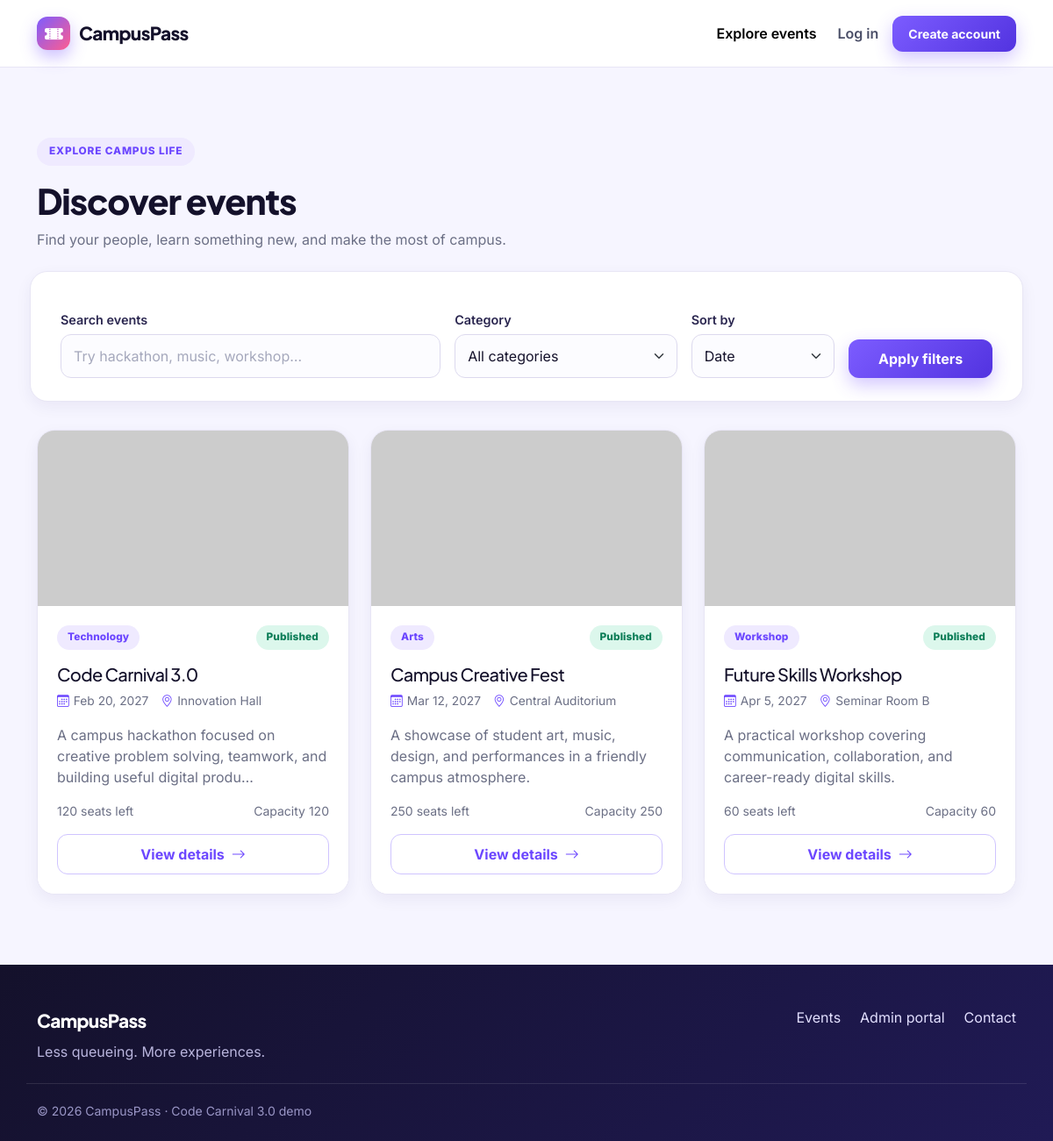
Screenshot of /events.php with the database file from the repository.
### tables this page shows
CREATE TABLE events (id BIGINT UNSIGNED AUTO_INCREMENT PRIMARY KEY,title VARCHAR(200) NOT NULL,category VARCHAR(80) NOT NULL DEFAULT 'Other',description TEXT NOT NULL,venue VARCHAR(200) NOT NULL,event_date DATE NOT NULL,start_time TIME NOT NULL,end_time TIME NULL,capacity INT UNSIGNED NOT NULL,organiser VARCHAR(160) NULL,rules TEXT NULL,image_url VARCHAR(1000) NULL,status ENUM('draft','published','closed','cancelled') NOT NULL DEFAULT 'draft',registration_start DATETIME NULL,registration_end DATETIME NULL,created_by BIGINT UNSIGNED NULL,created_at TIMESTAMP NOT NULL DEFAULT CURRENT_TIMESTAMP,updated_at TIMESTAMP NULL DEFAULT NULL ON UPDATE CURRENT_TIMESTAMP,INDEX idx_events_date_status(event_date,status),INDEX idx_events_category(category),CONSTRAINT fk_events_admin FOREIGN KEY(created_by) REFERENCES admin_users(id) ON DELETE SET NULL);

### includes/functions.php (called while the page is built, shortened)
<?php
function e($v): string { return htmlspecialchars((string)$v, ENT_QUOTES | ENT_SUBSTITUTE, 'UTF-8'); }
function event_image(?string $path): string { return $path ?: 'https://images.unsplash.com/photo-1540575467063-178a50c2df87?auto=format&fit=crop&w=1000&q=80'; }

### events.php (the view)
<?php require_once __DIR__.'/includes/auth.php'; $pageTitle='Explore events'; $q=trim($_GET['q']??'');$cat=trim($_GET['category']??'');$sort=($_GET['sort']??'date')==='title'?'e.title':'e.event_date';$sql="SELECT e.*,(SELECT COUNT(*) FROM registrations r WHERE r.event_id=e.id AND r.status='valid') registered_count FROM events e WHERE e.status IN ('published','closed','cancelled')";$params=[];if($q!==''){$sql.=' AND (e.title LIKE ? OR e.description LIKE ? OR e.venue LIKE ?)';$params=["%$q%","%$q%","%$q%"]; }if($cat!==''){$sql.=' AND e.category=?';$params[]=$cat;}$sql.=" ORDER BY $sort ASC";$st=$pdo->prepare($sql);$st->execute($params);$events=$st->fetchAll();$cats=$pdo->query('SELECT DISTINCT category FROM events ORDER BY category')->fetchAll(PDO::FETCH_COLUMN);require __DIR__.'/includes/header.php'; ?>
<section class="section section-soft"><div class="container"><span class="eyebrow">Explore campus life</span><h1 class="mt-3">Discover events</h1><p class="muted">Find your people, learn something new, and make the most of campus.</p><form class="panel row g-3 align-items-end mt-4" method="get" data-validate novalidate data-no-lock><div class="col-md-5"><label class="form-label">Search events</label><input class="form-control" name="q" maxlength="80" value="<?=e($q)?>" placeholder="Try hackathon, music, workshop…"></div><div class="col-md-3"><label class="form-label">Category</label><select class="form-select" name="category"><option value="">All categories</option><?php foreach($cats as $c): ?><option <?=($cat===$c?'selected':'')?> value="<?=e($c)?>"><?=e($c)?></option><?php endforeach; ?></select></div><div class="col-md-2"><label class="form-label">Sort by</label><select class="form-select" name="sort"><option value="date" <?=($sort==='e.event_date'?'selected':'')?>>Date</option><option value="title" <?=($sort==='e.title'?'selected':'')?>>Name</option></select></div><div class="col-md-2 d-grid"><button class="btn btn-primary">Apply filters</button></div></form><div class="row g-4 mt-2"><?php if(!$events): ?><div class="col-12"><div class="empty-state panel"><i class="bi bi-search fs-1"></i><h2 class="h5 mt-3">No events match your search</h2><p>Try another keyword or clear your filters.</p><a href="events.php" class="btn btn-outline-primary">Clear filters</a></div></div><?php endif; ?><?php foreach($events as $ev): $remaining=max(0,(int)$ev['capacity']-(int)$ev['registered_count']); ?><div class="col-md-6 col-lg-4"><article class="event-card"><img class="event-img" src="<?=e(event_image($ev['image_url']))?>" alt="<?=e($ev['title'])?>" onerror="this.src='https://placehold.co/800x500/eef2ff/315eea?text=CampusPass'"><div class="event-card-body"><div class="d-flex justify-content-between gap-2"><span class="category-pill"><?=e($ev['category'])?></span><span class="status-pill status-<?=e($ev['status'])?>"><?=e($ev['status'])?></span></div><h2 class="h5 mt-3"><?=e($ev['title'])?></h2><div class="event-meta mb-3"><span><i class="bi bi-calendar3"></i><?=e(date('M j, Y',strtotime($ev['event_date'])))?></span><span><i class="bi bi-geo-alt"></i><?=e($ev['venue'])?></span></div><p class="muted"><?=e(mb_strimwidth($ev['description'],0,100,'…'))?></p><div class="d-flex justify-content-between small muted mb-3"><span><?=number_format($remaining)?> seats left</span><span>Capacity <?=number_format((int)$ev['capacity'])?></span></div><a class="btn btn-outline-primary w-100" href="event-details.php?id=<?=(int)$ev['id']?>">View details <i class="bi bi-arrow-right ms-1"></i></a></div></article></div><?php endforeach; ?></div></div></section><?php require __DIR__.'/includes/footer.php'; ?>

### includes/header.php (shortened to what this page needs)
<!doctype html><html lang="en"><head><link href="https://cdn.jsdelivr.net/npm/bootstrap@5.3.3/dist/css/bootstrap.min.css" rel="stylesheet"><link href="https://cdn.jsdelivr.net/npm/bootstrap-icons@1.11.3/font/bootstrap-icons.min.css" rel="stylesheet"><link href="assets/css/style.css" rel="stylesheet"></head><body>
<nav class="navbar navbar-expand-lg site-nav sticky-top"><div class="container"><a class="navbar-brand brand" href="index.php"><span class="brand-mark"><i class="bi bi-ticket-perforated-fill"></i></span> CampusPass</a><button class="navbar-toggler" data-bs-toggle="collapse" data-bs-target="#nav"><span class="navbar-toggler-icon"></span></button><div class="collapse navbar-collapse" id="nav"><ul class="navbar-nav ms-auto align-items-lg-center gap-lg-2"><li class="nav-item"><a class="nav-link" href="events.php">Explore events</a></li><?php if(!empty($_SESSION['user_id'])): ?><li class="nav-item"><a class="nav-link" href="dashboard.php">My dashboard</a></li><li class="nav-item"><a class="nav-link" href="my-events.php">My tickets</a></li><li class="nav-item"><a class="btn btn-outline-primary btn-sm" href="profile.php">My profile</a></li><li class="nav-item"><a class="btn btn-primary btn-sm" href="logout.php">Log out</a></li><?php else: ?><li class="nav-item"><a class="nav-link" href="login.php">Log in</a></li><li class="nav-item"><a class="btn btn-primary btn-sm" href="register-account.php">Create account</a></li><?php endif; ?></ul></div></div></nav>
<main>

### includes/footer.php
</main><footer class="site-footer"><div class="container d-flex flex-column flex-md-row justify-content-between gap-3"><div><a class="brand text-white" href="index.php">CampusPass</a><p class="mb-0 mt-2">Less queueing. More experiences.</p></div><div class="footer-links"><a href="events.php">Events</a><a href="admin/login.php">Admin portal</a><a href="mailto:events@example.edu">Contact</a></div></div><div class="container mt-4 small footer-copy">© <?=date('Y')?> CampusPass · Code Carnival 3.0 demo</div></footer><script src="https://cdn.jsdelivr.net/npm/bootstrap@5.3.3/dist/js/bootstrap.bundle.min.js"></script><script src="assets/js/app.js"></script><script src="assets/js/validation.js"></script></body></html>

### assets/css/style.css (style rules this page uses)
:root { --primary:#6c47ff; --primary-dark:#5233e0; --primary-soft:#efeaff; --ink:#14112b; --ink-2:#2b2750; --muted:#6b6f85; --bg:#f6f5ff; --line:#e8e6f5; --white:#fff; --accent:#ffb020; --pink:#ff5d8f; --mint:#12b886; --danger:#e5484d; --shadow:0 18px 40px rgba(40,25,110,.10); --shadow-sm:0 6px 18px rgba(40,25,110,.06); --radius:20px; --bs-primary:#6c47ff; --bs-primary-rgb:108,71,255; --bs-link-color:#6c47ff; --bs-link-hover-color:#5233e0; --bs-body-font-family:'Inter',system-ui,sans-serif; --bs-body-color:#14112b; }
* { box-sizing:border-box }
html { scroll-behavior:smooth }
body { font-family:'Inter',system-ui,sans-serif;color:var(--ink);background:#fff;-webkit-font-smoothing:antialiased }
h1,h2,h3,h4,h5,.brand { font-family:'Plus Jakarta Sans','Inter',sans-serif;font-weight:800;letter-spacing:-.03em }
a { text-decoration:none }
.muted { color:var(--muted) }
.brand { display:inline-flex;align-items:center;gap:10px;color:var(--ink);font-size:1.3rem }
.brand-mark { width:38px;height:38px;border-radius:12px;background:linear-gradient(135deg,#7c5cff,#ff5d8f);color:#fff;display:inline-grid;place-items:center;box-shadow:0 8px 18px rgba(108,71,255,.35) }
.site-nav,.navbar { padding:14px 0 }
.site-nav { background:rgba(255,255,255,.85)!important;backdrop-filter:blur(14px);-webkit-backdrop-filter:blur(14px);border-bottom:1px solid var(--line)!important }
.nav-link { font-weight:600;color:#4b4f68;position:relative }
.nav-link.active { color:var(--primary) }
.btn { border-radius:12px;padding:10px 18px;font-weight:700;transition:transform .15s,box-shadow .15s,background .15s }
.btn-primary { --bs-btn-bg:var(--primary);--bs-btn-border-color:var(--primary);--bs-btn-hover-bg:var(--primary-dark);--bs-btn-hover-border-color:var(--primary-dark);--bs-btn-active-bg:var(--primary-dark);--bs-btn-active-border-color:var(--primary-dark);--bs-btn-focus-shadow-rgb:108,71,255;--bs-btn-disabled-bg:#a995ff;--bs-btn-disabled-border-color:#a995ff;background-image:linear-gradient(135deg,#7c5cff,#5233e0);border:0;box-shadow:0 8px 20px rgba(108,71,255,.30) }
.btn-outline-primary { --bs-btn-color:var(--primary);--bs-btn-border-color:#cfc4ff;--bs-btn-hover-bg:var(--primary);--bs-btn-hover-border-color:var(--primary);--bs-btn-active-bg:var(--primary-dark);--bs-btn-focus-shadow-rgb:108,71,255 }
.eyebrow { display:inline-flex;gap:8px;align-items:center;padding:7px 14px;border-radius:99px;background:var(--primary-soft);color:var(--primary);font-size:.74rem;font-weight:800;letter-spacing:.07em;text-transform:uppercase }
.section { padding:80px 0 }
.section-soft { background:var(--bg) }
.event-card,.panel,.stat-card { border:1px solid var(--line);border-radius:var(--radius);background:#fff;box-shadow:var(--shadow-sm);overflow:hidden }
.event-card { height:100%;transition:transform .25s,box-shadow .25s;animation:fadeUp .5s both }
.event-img { height:200px;width:100%;object-fit:cover;background:#ece9fb;transition:transform .5s }
.event-card .event-img { display:block }
.event-card-body { padding:22px;position:relative;background:#fff }
.event-meta { display:flex;gap:14px;flex-wrap:wrap;color:var(--muted);font-size:.86rem }
.event-meta i { color:var(--primary);margin-right:5px }
.category-pill,.status-pill { display:inline-block;border-radius:99px;padding:5px 12px;background:var(--primary-soft);color:var(--primary);font-size:.74rem;font-weight:800;text-transform:capitalize;letter-spacing:.01em }
.status-published,.status-checked,.status-valid { background:#dcf7ec;color:#0b7d57 }
.panel { padding:26px }
.form-label { font-weight:600;font-size:.9rem;color:var(--ink-2);margin-bottom:6px }
.form-control,.form-select { border-radius:12px;border:1.5px solid #dcd9ee;padding:12px 14px;background-color:#fcfcff;transition:border-color .15s,box-shadow .15s,background .15s }
.form-control::placeholder { color:#a5a8bc }
.site-footer { background:linear-gradient(135deg,#14112b,#201a55);color:#b9b5dd;padding:48px 0 24px }
.site-footer .brand { color:#fff }
.footer-links { display:flex;gap:22px;flex-wrap:wrap }
.footer-links a { color:#e3e0ff }
.footer-copy { border-top:1px solid #ffffff1c;padding-top:20px;color:#9a96c6 }
.col-md-6:nth-child(2) .event-card,.col-lg-4:nth-child(2) .event-card { animation-delay:.08s }
.col-lg-4:nth-child(3) .event-card { animation-delay:.16s }

### rows the page displays
events: category "Technology", status "Published", title "Code Carnival 3.0", event_date "Feb 20, 2027", venue "Innovation Hall", description "A campus hackathon focused on creative problem solving, teamwork, and building useful digital produ…", capacity "120"
events: category "Arts", status "Published", title "Campus Creative Fest", event_date "Mar 12, 2027", venue "Central Auditorium", description "A showcase of student art, music, design, and performances in a friendly campus atmosphere.", capacity "250"
events: category "Workshop", status "Published", title "Future Skills Workshop", event_date "Apr 5, 2027", venue "Seminar Room B", description "A practical workshop covering communication, collaboration, and career-ready digital skills.", capacity "60"
